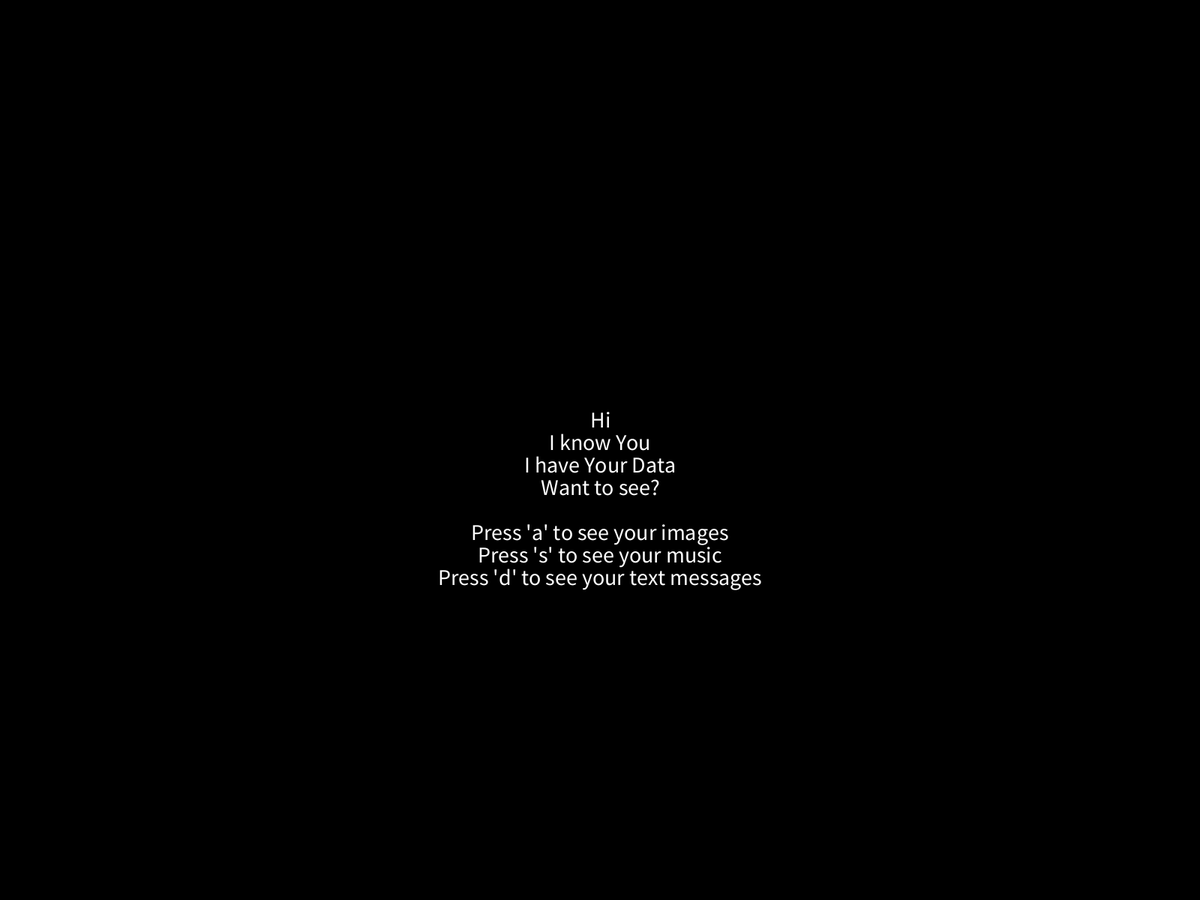
Frame 1 (no input)
Frame 60 (the mouse pressed at the canvas centre just before this capture): identical to frame 1, image omitted
Frame 120 (the mouse held since frame 60 and released just before this capture): identical to frame 1, image omitted

The Processing sketch that drew this single still picture (run headless with seeded random() and noise(); from frame 60 on, the mouse is pressed at the canvas centre):

// Processing sketch: TitlePage
// ── TitlePage.pde
int state = 0;
void setup(){
  fullScreen();
  frameRate(10);
  
  
}

void draw(){
  float x = random(50);
  noStroke();
  background(0);
  //fill(random(255),random(255),random(255));
  //ellipse(random(width), random(height), x, x);
  //fill(random(255),random(255),random(255));
  //ellipse(random(width), random(height), x, x);
  //fill(random(255),random(255),random(255));
  //ellipse(random(width), random(height), x, x);
  //fill(random(255),random(255),random(255));
  //ellipse(random(width), random(height), x, x);
  //fill(random(255),random(255),random(255));
  fill(255);
  textSize(30);
  textAlign(CENTER);
  text("Hi", width/2, ((height/2)-30));
  text("I know You", width/2, height/2);
  text("I have Your Data", width/2, ((height/2)+30));
  text("Want to see?", width/2, ((height/2)+60));
  text("Press 'a' to see your images", width/2, ((height/2)+120));
  text("Press 's' to see your music", width/2, ((height/2)+150));
  text("Press 'd' to see your text messages", width/2, ((height/2)+180));
  
  if(keyPressed == true){
    if(key == 'a'){
      state = 1;
    }
    if(key == 's'){
      state = 2;
    }
    if(key == 'd'){
      state = 3;
    }
  }
}
